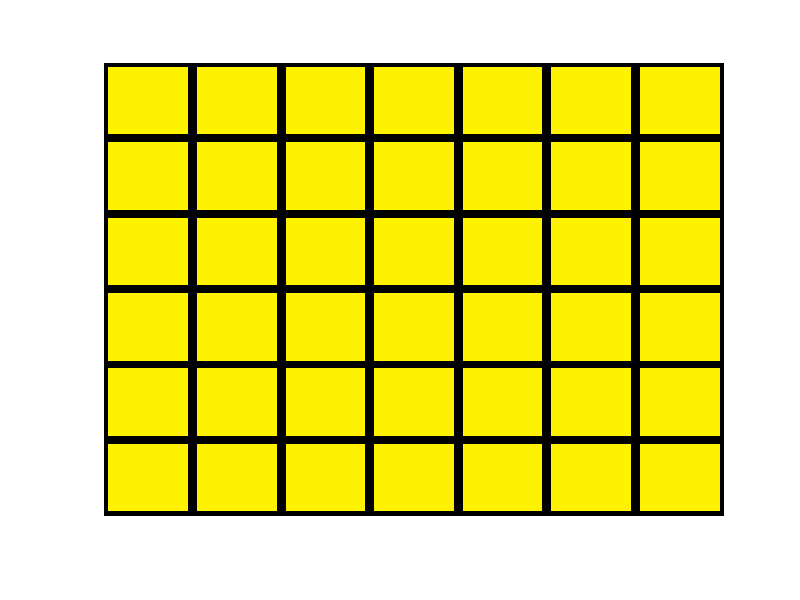

This figure's MATLAB source: (Note: this script raises an error after producing the figure.)
clc;clear;
warning('off','images:imshow:magnificationMustBeFitForDockedFigure'); % Suppresses the warning when you dock the game
board = zeros(6,7);
movesPlayed = 0;
first = randi([1 2],1,1); % This randomizes the turn order
% Draw the board
load Connect;
imshow([Board{1,:};Board{2,:};Board{3,:};Board{4,:};Board{5,:};Board{6,:}])
while 1 % This is the main loop for playing the game
    % These next few lines of code are for getting the first player's move
	move = getPlayerMove(1,first,board); % This gets the player's move, and also includes the logic to decide which player to get
    [board,moveY] = recordMove(1,move,board); % This actually does the move, and also finds the height of the move
	Board = drawMove(move,moveY,redchip,Board); % This updates the screen to include the move
    if playerWon(board,1) % This checks if anyone got 4 in a row
        displayWin(1); % This prints out who won
		break; % Breaks out of the loop to end the game
    end
    
    % These lines of code are the same as those above it, but with player 2 instead of player 1
    move = getPlayerMove(2,first,board);
    [board,moveY] = recordMove(2,move,board);
    Board = drawMove(move,moveY,blackchip,Board);
    if playerWon(board,2)
		displayWin(2);
		break;  
    end
    movesPlayed = movesPlayed +2;
    if movesPlayed == 42
        displayWin(0) % Displays that there was a tie
        break;
    end
end
